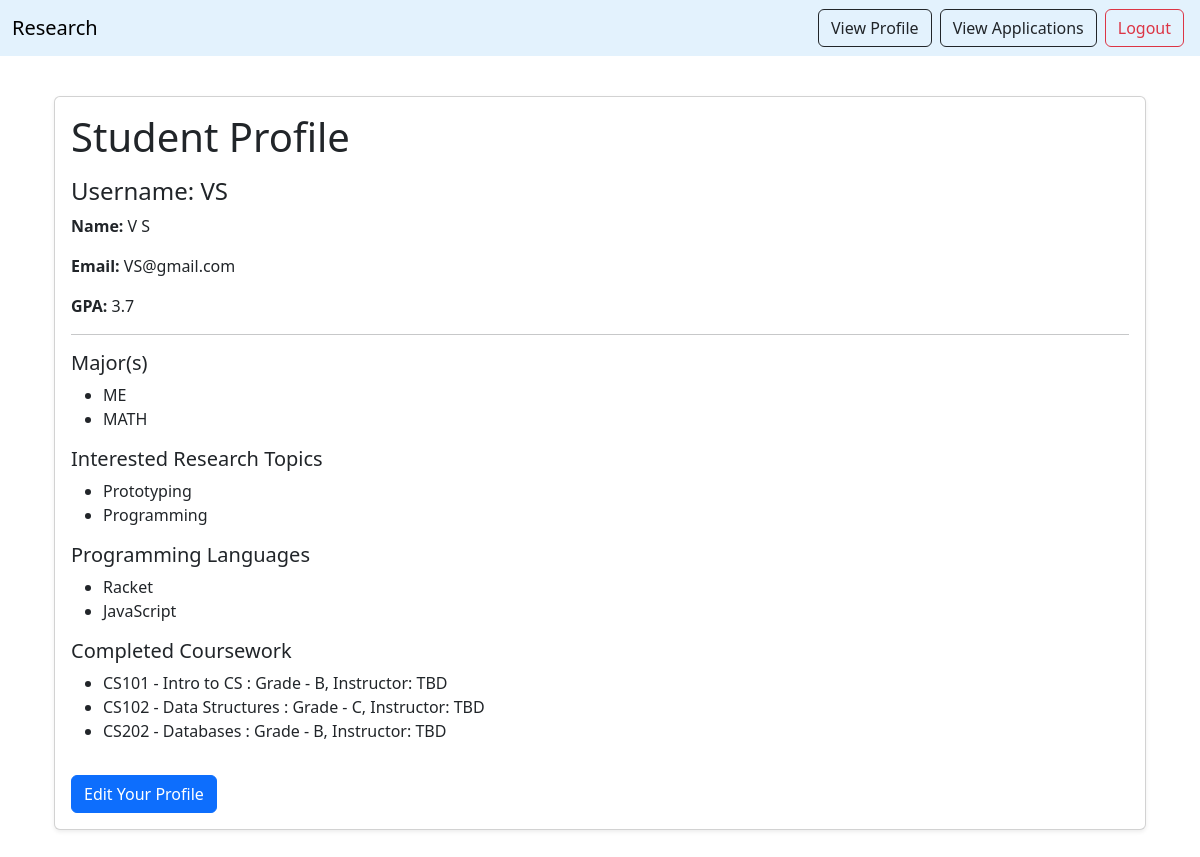
Screenshot of /student/profile (signed in) with the database file from the repository.
### app/main/models.py (models this page shows, shortened)
class User(db.Model,UserMixin):
    __tablename__='user'
    id : sqlo.Mapped[int] = sqlo.mapped_column(primary_key=True)
    firstname : sqlo.Mapped[str] = sqlo.mapped_column(sqla.String(120))
    lastname : sqlo.Mapped[str] = sqlo.mapped_column(sqla.String(120))
    password_hash : sqlo.Mapped[Optional[str]] = sqlo.mapped_column(
        sqla.String(256))
    email : sqlo.Mapped[str] = sqlo.mapped_column(sqla.String(120),
                                                  index = True, unique = True)
    user_type : sqlo.Mapped[str] = sqlo.mapped_column(sqla.String(50))
    __mapper_args__ = {
        'polymorphic_identity': 'User',
        'polymorphic_on':user_type
        }
    def get_firstname(self):
        return self.firstname
    def get_lastname(self):
        return self.lastname
    def get_email(self):
        return self.email

class Student(User):
    __tablename__='student'
    id : sqlo.Mapped[int] = sqlo.mapped_column(sqla.ForeignKey(User.id),
    primary_key=True)
    username : sqlo.Mapped[str] = sqlo.mapped_column(sqla.String(64),
    index = True, unique = True)
    gpa: sqlo.Mapped[str] = sqlo.mapped_column(sqla.String(10))
    last_seen: sqlo.Mapped[Optional[datetime]] = sqlo.mapped_column(default=lambda: datetime.now(timezone.utc))
    __mapper_args__ = {
        'polymorphic_identity': 'Student'
    }
    majors_of_student = db.relationship(
        'Major',
        secondary=student_majors_table,
        back_populates='students_in_major'
    )
    topics_students = db.relationship(
        'Topic',
        secondary=student_topics_table,
        back_populates='students_topics'
    )
    languages_students = db.relationship(
        'Languages',
        secondary=student_languages_table,
        back_populates='students_languages'
    )
    coursework_students : sqlo.Mapped[list['StudentCoursework']] = sqlo.relationship(
    back_populates='student',
    cascade='all, delete-orphan'
    )
    applied_positions: sqlo.Mapped['Positions'] = sqlo.relationship(
        'Positions',
        secondary=applied_students_table,
        back_populates='applied_students',
    )
    applications: sqlo.Mapped["Application"] = sqlo.relationship(back_populates="student", cascade="all, delete")
    def get_gpa(self):
        return self.gpa
    def get_majors(self):
        return self.majors_of_student
    def get_topics(self):
        return self.topics_students
    def get_languages(self):
        return self.languages_students
    def get_coursework(self):
        return self.coursework_students

class User(db.Model,UserMixin):
    __tablename__='user'
    id : sqlo.Mapped[int] = sqlo.mapped_column(primary_key=True)
    firstname : sqlo.Mapped[str] = sqlo.mapped_column(sqla.String(120))
    lastname : sqlo.Mapped[str] = sqlo.mapped_column(sqla.String(120))
    password_hash : sqlo.Mapped[Optional[str]] = sqlo.mapped_column(
        sqla.String(256))
    email : sqlo.Mapped[str] = sqlo.mapped_column(sqla.String(120),
                                                  index = True, unique = True)
    user_type : sqlo.Mapped[str] = sqlo.mapped_column(sqla.String(50))
    __mapper_args__ = {
        'polymorphic_identity': 'User',
        'polymorphic_on':user_type
        }
    def get_firstname(self):
        return self.firstname
    def get_lastname(self):
        return self.lastname
    def get_email(self):
        return self.email

class Major(db.Model):
    id: sqlo.Mapped[int] = sqlo.mapped_column(primary_key=True)
    name: sqlo.Mapped[str] = sqlo.mapped_column(sqla.String(50))
    students_in_major: sqlo.WriteOnlyMapped['Student'] = sqlo.relationship(
        'Student',
        secondary=student_majors_table,
        back_populates='majors_of_student',
        passive_deletes = True
    )
    positions_in_major: sqlo.WriteOnlyMapped['Positions'] = sqlo.relationship(
        'Positions',
        secondary=positions_majors_table,
        back_populates='majors_positions',
        passive_deletes = True
    )
    def get_major_name(self):
        return self.name

class Topic(db.Model):
    id: sqlo.Mapped[int] = sqlo.mapped_column(primary_key=True)
    name: sqlo.Mapped[str] = sqlo.mapped_column(sqla.String(100))
    students_topics: sqlo.WriteOnlyMapped['Student'] = sqlo.relationship(
        'Student',
        secondary=student_topics_table,
        back_populates='topics_students',
        passive_deletes = True
    )
    positions_topics: sqlo.WriteOnlyMapped['Positions'] = sqlo.relationship(
        'Positions',
        secondary=positions_topics_table,
        back_populates='topics_positions',
        passive_deletes = True
    )
    def get_topic_name(self):
        return self.name

class Languages(db.Model):
    id: sqlo.Mapped[int] = sqlo.mapped_column(primary_key=True)
    name: sqlo.Mapped[str] = sqlo.mapped_column(sqla.String(50))
    students_languages: sqlo.WriteOnlyMapped['Student'] = sqlo.relationship(
        'Student',
        secondary=student_languages_table,
        back_populates='languages_students',
        passive_deletes = True
    )
    positions_list: sqlo.WriteOnlyMapped['Positions'] = sqlo.relationship(
        'Positions',
        secondary=positions_languages_table,
        back_populates='languages_positions',
        passive_deletes = True
    )
    def get_language_name(self):
        return self.name

class StudentCoursework(db.Model):
    __tablename__ = 'student_coursework'
    student_id: sqlo.Mapped[int] = sqlo.mapped_column(
        sqla.ForeignKey('student.id'),
        primary_key=True
    )
    coursework_id: sqlo.Mapped[int] = sqlo.mapped_column(
        sqla.ForeignKey('coursework.id'),
        primary_key=True
    )
    grade: sqlo.Mapped[str] = sqlo.mapped_column(sqla.String(10))
    student: sqlo.Mapped['Student'] = db.relationship(back_populates='coursework_students')
    coursework: sqlo.Mapped['Coursework'] = db.relationship(back_populates='students_coursework')

class Coursework(db.Model):
    id: sqlo.Mapped[int] = sqlo.mapped_column(primary_key=True)
    coursenum: sqlo.Mapped[str] = sqlo.mapped_column(sqla.String(4), index=True)
    title: sqlo.Mapped[str] = sqlo.mapped_column(sqla.String(150))
    grade: sqlo.Mapped[Optional[str]] = sqlo.mapped_column(sqla.String(20))
    instructor: sqlo.Mapped[Optional[str]] = sqlo.mapped_column(sqla.String(50))
    students_coursework: sqlo.Mapped[list['StudentCoursework']] = sqlo.relationship(
    back_populates='coursework',
    cascade='all, delete-orphan'
    )
    positions_coursework: sqlo.WriteOnlyMapped['Positions'] = sqlo.relationship(
        'Positions',
        secondary=positions_coursework_table,
        back_populates='coursework_positions',
        passive_deletes = True
    )

### app/main/routes.py (the view)
@main.route('/student/profile', methods = ['GET'])
@student_required
def display_student_profile():
     empty_form = EmptyForm()
     return render_template('display_student_profile.html',
                            title = 'Display Profile',
                            student = current_user,
                            form = empty_form,
                            session=session.get("user"))

### app/main/models.py (called while the page is built)
@login.user_loader
def load_user(id):
    return db.session.get(User, int(id))

### app/main/routes.py (called while the page is built)
def student_required(func):
    @wraps(func)
    @login_required
    def decorated(*args, **kwargs):
        if not current_user.user_type == 'Student':
            flash("You must be a student to access this page.")
            return redirect(url_for("main.home"))
        return func(*args, **kwargs)
    return decorated

### app/main/templates/display_student_profile.html
{% extends "base.html" %}
{% block content %}
<div class="container py-4">
    <div class="card shadow-sm mb-4">
        <div class="card-body">
            <h1 class="mb-3">Student Profile</h1>
            <h4>Username: {{ student.username }}</h4>
            <p><b>Name:</b> {{ student.get_firstname() or '' }} {{ student.get_lastname() or '' }}</p>
            <p><b>Email:</b> {{ student.get_email() or '' }}</p>
            <p><b>GPA:</b> {{ student.get_gpa() or 'N/A' }}</p>
            <hr>
            <h5>Major(s)</h5>
            {% if student.get_majors() %}
                <ul>
                    {% for major in student.get_majors() %}
                        <li>{{ major.get_major_name() }}</li>
                    {% endfor %}
                </ul>
            {% else %}
                <p class="text-muted">Student is not associated with any majors.</p>
            {% endif %}
            <h5>Interested Research Topics</h5>
            {% if student.get_topics() %}
                <ul>
                    {% for topic in student.get_topics() %}
                        <li>{{ topic.get_topic_name() }}</li>
                    {% endfor %}
                </ul>
            {% else %}
                <p class="text-muted">Student is not associated with any research topics.</p>
            {% endif %}
            <h5>Programming Languages</h5>
            {% if student.get_languages() %}
                <ul>
                    {% for lang in student.get_languages() %}
                        <li>{{ lang.get_language_name() }}</li>
                    {% endfor %}
                </ul>
            {% else %}
                <p class="text-muted">Student is not associated with any programming languages.</p>
            {% endif %}
            <h5>Completed Coursework</h5>
            {% if student.get_coursework() %}
                <ul>
                    {% for course in student.get_coursework() %}
                        <li>
                            {{ course.coursework.coursenum }} - {{ course.coursework.title }} :
                            Grade - {{ course.grade }}, Instructor: {{ course.coursework.instructor }}
                        </li>
                    {% endfor %}
                </ul>
            {% else %}
                <p class="text-muted">Student has not completed any coursework.</p>
            {% endif %}
            {% if student.id == current_user.id %}
                <a href="{{ url_for('main.edit_student_profile') }}" class="btn btn-primary mt-3">Edit Your Profile</a>
            {% endif %}
        </div>
    </div>
</div>
{% endblock %}

### rows the page displays
Student: username "VS", gpa "3.7"
User: firstname "V", lastname "S", email "VS@gmail.com"
Major: get_major_name "ME"
Major: get_major_name "MATH"
Topic: get_topic_name "Prototyping"
Topic: get_topic_name "Programming"
Languages: get_language_name "Racket"
Languages: get_language_name "JavaScript"
StudentCoursework: coursework.coursenum "CS101", coursework "Intro to CS", grade "B", coursework.instructor "TBD"
StudentCoursework: coursework.coursenum "CS102", coursework "Data Structures", grade "C", coursework.instructor "TBD"
StudentCoursework: coursework.coursenum "CS202", coursework "Databases", grade "B", coursework.instructor "TBD"
